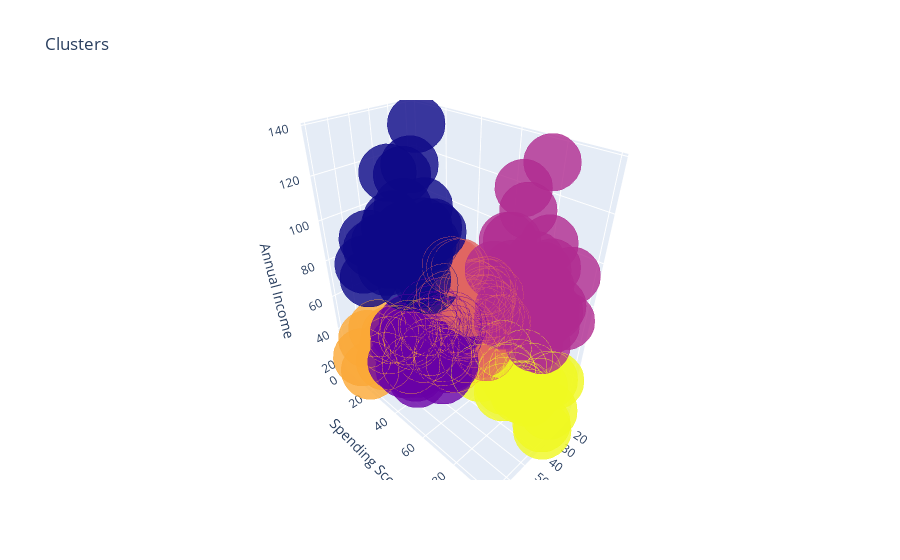

Source (notebook cell):
### Code cell
import plotly.graph_objects as go
import plotly.offline as pyo 

df['label3'] = labels3 

trace1 = go.Scatter3d(
    x=df['Age'],
    y=df['Spending Score (1-100)'],
    z=df['Annual Income (k$)'],
    mode='markers',
    marker=dict(
        color=df['label3'],
        size=20,
        line=dict(
            color=df['label3'],
            width=12
        ),
        opacity=0.8
    )
)

data = [trace1]

layout = go.Layout(
    title='Clusters',
    scene=dict(
        xaxis=dict(title='Age'),
        yaxis=dict(title='Spending Score'),
        zaxis=dict(title='Annual Income')
    )
)

fig = go.Figure(data=data, layout=layout)

# Initialize plotly for offline use
pyo.init_notebook_mode(connected=True)
pyo.iplot(fig)  # Corrected line

### Figure 1 — Plotly figure (JSON) as saved in the notebook; plotly's stock layout.template omitted (floating-point values rounded to 4 significant figures; data arrays with more than 128 entries replaced by an {"elided": "..."} marker saying what was removed)
{"data": [{"marker": {"color": {"elided": "200 int values"}, "line": {"color": {"elided": "200 int values"}, "width": 12}, "opacity": 0.8, "size": 20}, "mode": "markers", "type": "scatter3d", "x": {"elided": "200 int values"}, "y": {"elided": "200 int values"}, "z": {"elided": "200 int values"}}], "layout": {"scene": {"xaxis": {"title": {"text": "Age"}}, "yaxis": {"title": {"text": "Spending Score"}}, "zaxis": {"title": {"text": "Annual Income"}}}, "title": {"text": "Clusters"}}}
